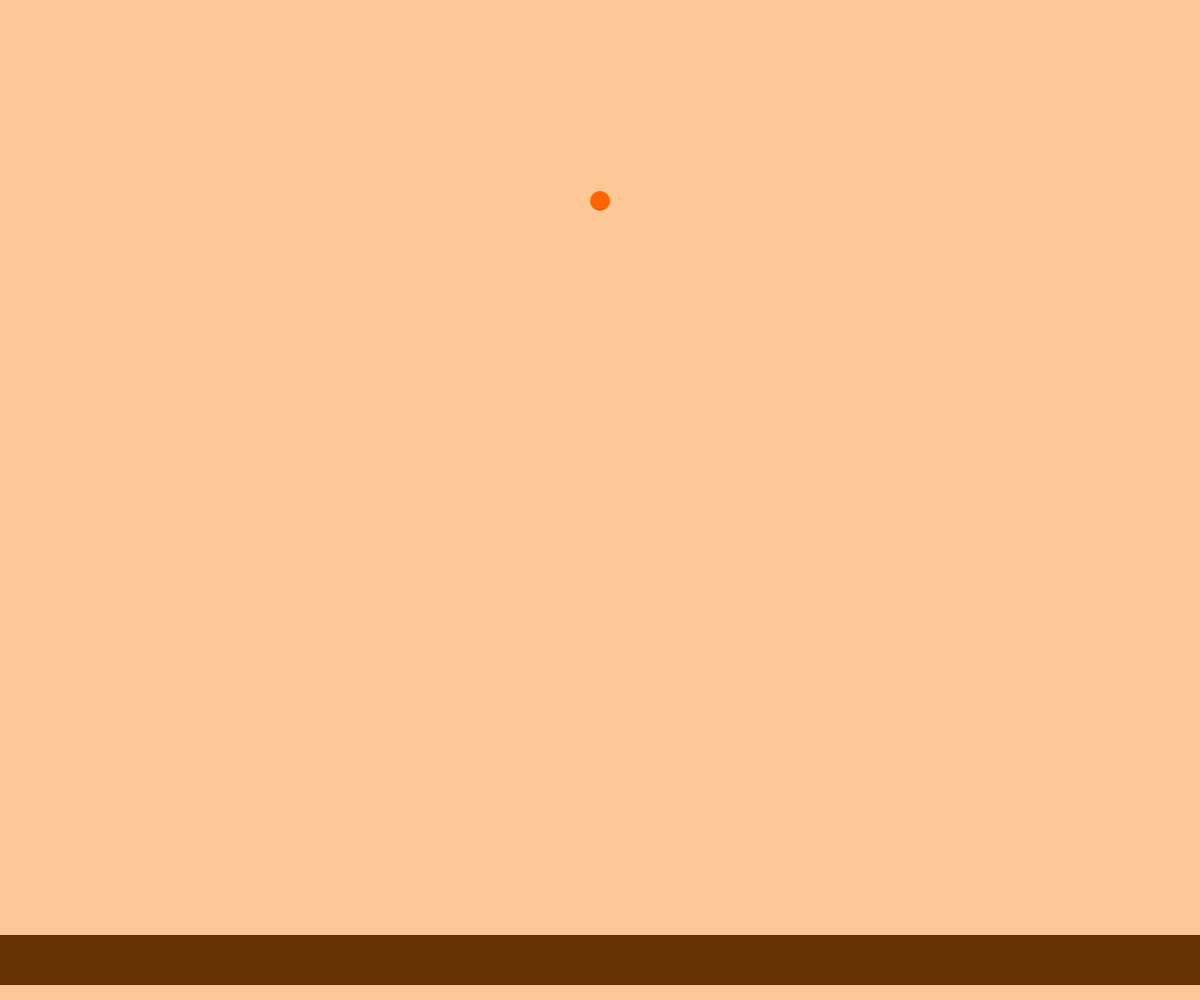
Frame 1 (no input)
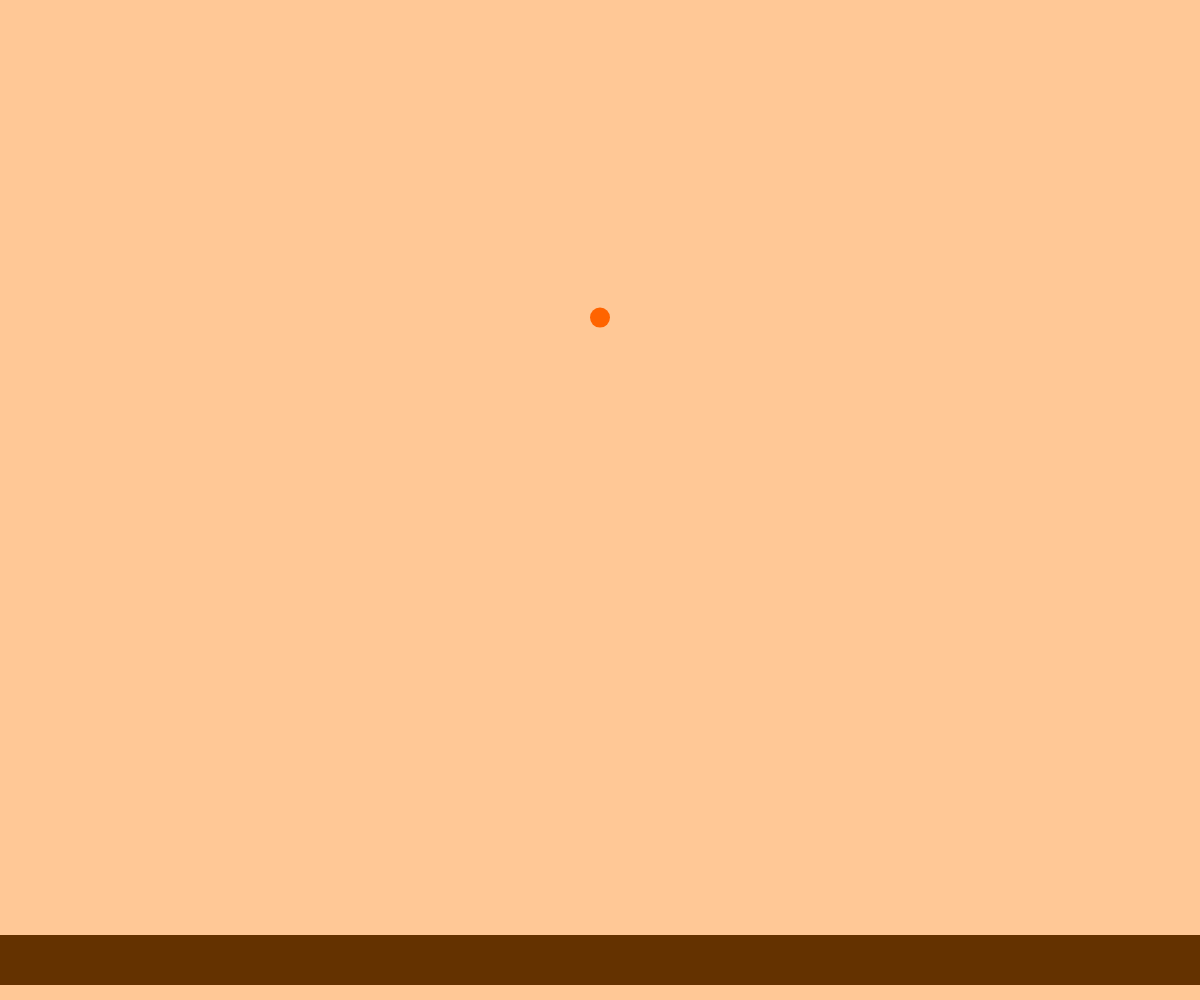
Frame 60 (no input)
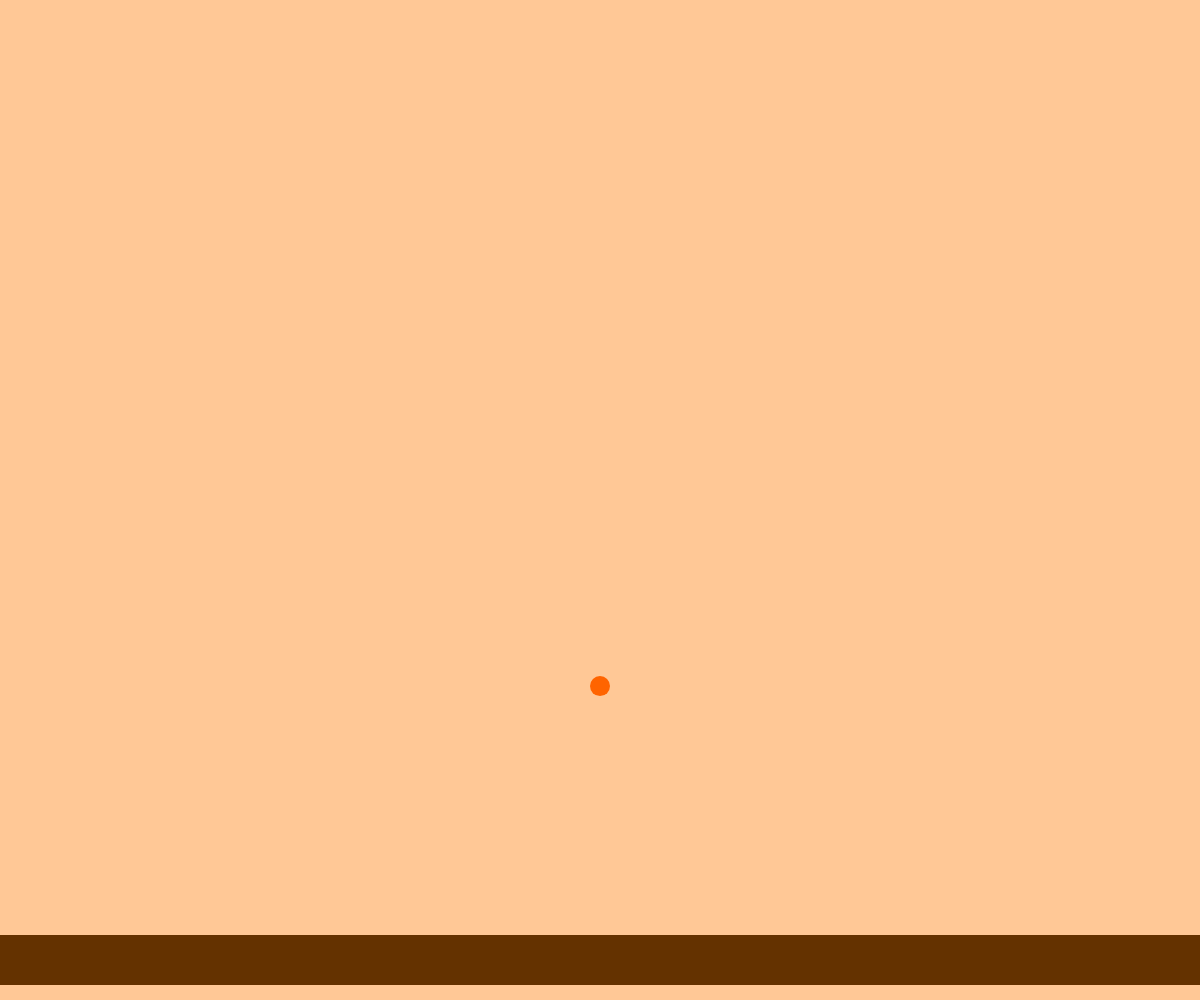
Frame 120 (the mouse pressed at the canvas centre since frame 60)

The p5.js sketch that drew these frames (run headless with seeded random() and noise() and a simulated clock; from frame 60 on, the mouse is pressed at the canvas centre):

// p5.js sketch
// ── sketch.js
let posX;
let posY;
let vel;
let diam;
let rad;
let esp;
let margen;
let piso;
let acel;

function setup() {
  createCanvas(windowWidth, windowHeight);
  posX = windowWidth / 2;
  posY = windowHeight * 0.2;
  rectMode(CENTER);
  diam = random(10, 50);
  rad = diam / 2;
  esp = 50;
  margen = 40;
  piso = windowHeight - margen - esp / 2;
  vel = 0;
  acel = 0.98;
  //frameRate(10);
}

function draw() {
  background(255, 200, 150);

  actualizar();

  noStroke();
  fill(255, 100, 0);
  circle(posX, posY, 20);
  fill(100, 50, 0);
  rect(windowWidth / 2, windowHeight - margen, windowWidth, esp);
}

function actualizar() {
  vel += acel;
  posY += vel;

  if (posY > piso - rad) {
    print("ya");
    vel *= -1;
    posY += vel;
  }
}
